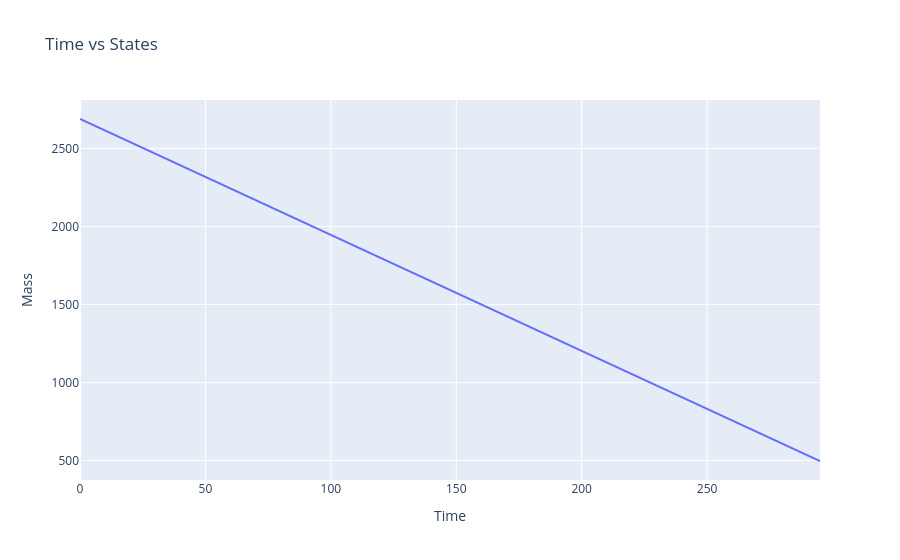

Notebook code for this chart:
### Code cell
plot(
    sol.t, mass,
    title="Time vs States", 
    xlabel="Time", 
    ylabel="Mass",
    )

### Figure 1 — Plotly figure (JSON) as saved in the notebook; plotly's stock layout.template omitted (floating-point values rounded to 4 significant figures)
{"data": [{"mode": "lines", "name": "Trace 1", "type": "scatter", "x": [0, 12.29, 24.58, 36.88, 49.17, 61.46, 73.75, 86.04, 98.33, 110.6, 122.9, 135.2, 147.5, 159.8, 172.1, 184.4, 196.7, 209.0, 221.2, 233.5, 245.8, 258.1, 270.4, 282.7, 295], "y": [2689.0, 2598.0, 2506.0, 2415.0, 2324.0, 2232.0, 2141.0, 2049.0, 1958.0, 1867.0, 1775.0, 1684.0, 1593.0, 1501.0, 1410.0, 1319.0, 1227.0, 1136.0, 1045.0, 953.2, 861.8, 770.5, 679.1, 587.8, 496.4], "yaxis": "y"}], "layout": {"title": {"text": "Time vs States"}, "xaxis": {"title": {"text": "Time"}}, "yaxis": {"title": {"text": "Mass"}}}}
